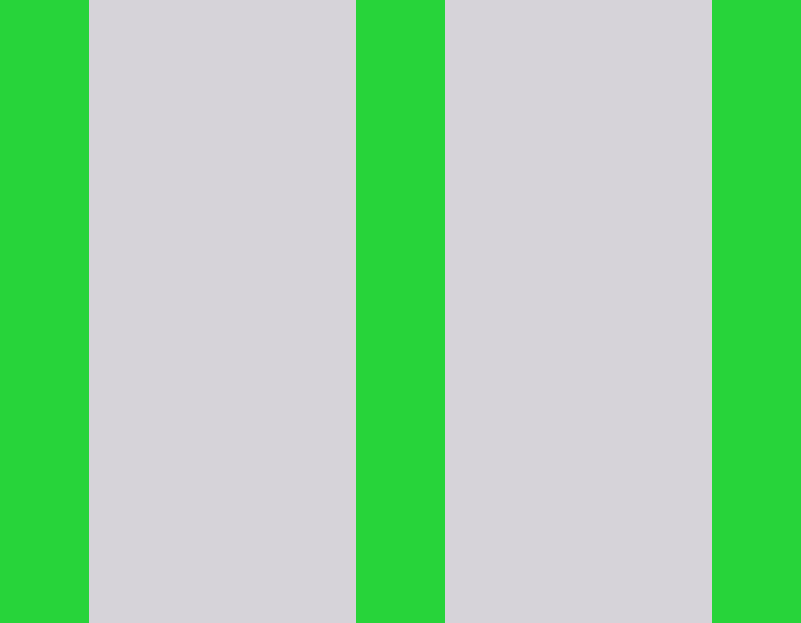

The image is a tile-based game level rendered from a .tmx file. Its description and source (layers, tilesets, objects; grid data summarised) follow:
An orthogonal 9x7 tile map with 89x89 px tiles, 1 tile layer (map), 2 tilesets and 1 object.

<map version="1.0" orientation="orthogonal" width="9" height="7" tilewidth="89" tileheight="89">
 <tileset firstgid="1" name="Tiles" tilewidth="89" tileheight="89">
  <image source="testTiles.png" width="267" height="89" />
 </tileset>
 <tileset firstgid="4" name="Objects" tilewidth="89" tileheight="89">
  <image source="player.png" width="89" height="89" />
  <tile id="0">
   <properties>
    <property name="_the" value="player" />
    <property name="name" value="Player" />
   </properties>
  </tile>
 </tileset>
 <layer name="map" width="9" height="7">
  <data>[63 cells, 63 non-empty, 2 distinct tile ids]</data>
 </layer>
 <objectgroup name="player" width="9" height="7">
  <object gid="4" x="356" y="267" />
 </objectgroup>
</map>
